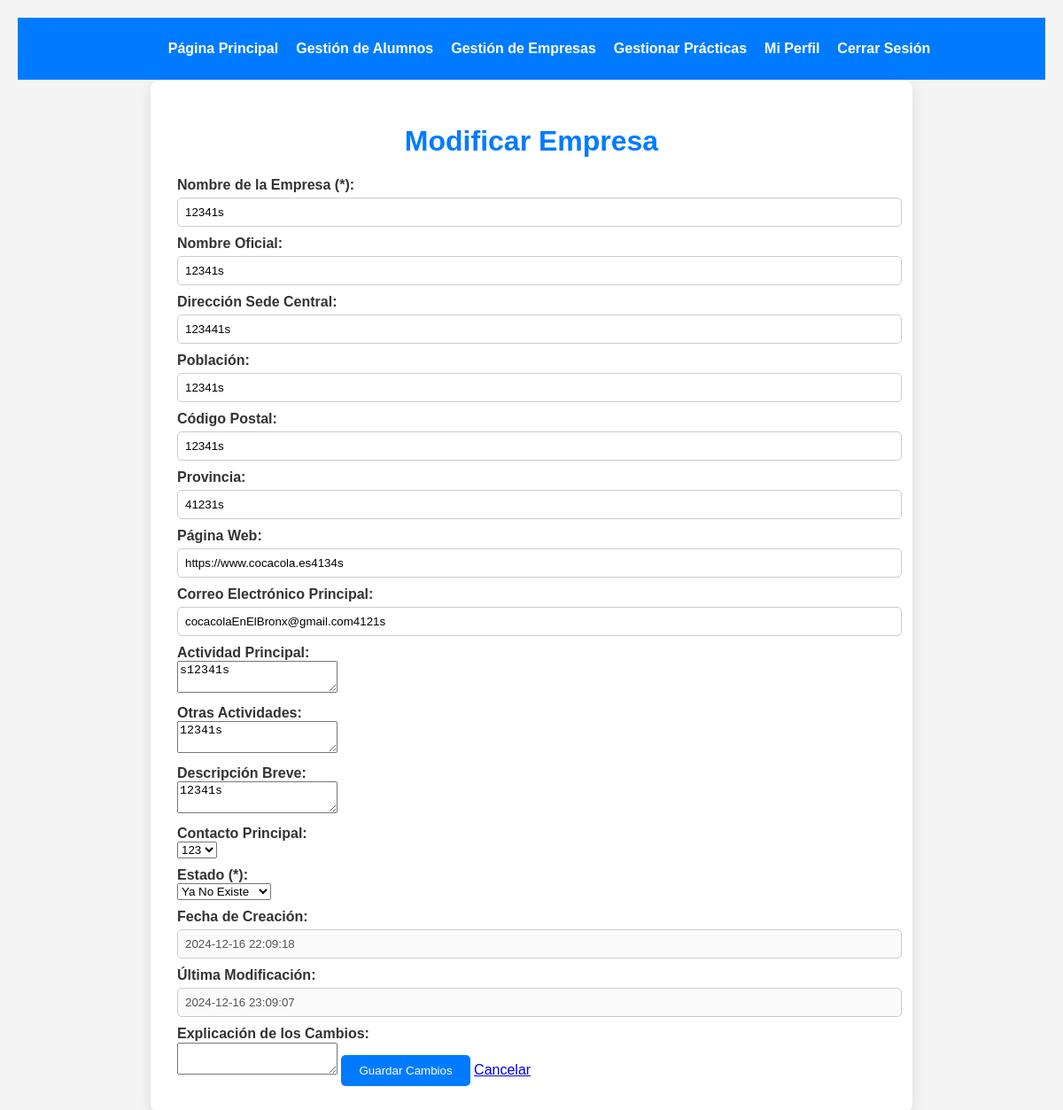
The page /modificarEmpresa.php?id=7 (signed in) on the database its author committed.
### tables this page shows
CREATE TABLE `empresas` (
  `id` int(11) NOT NULL AUTO_INCREMENT,
  `nombre` varchar(100) NOT NULL,
  `email` varchar(100) DEFAULT NULL,
  `telefono` varchar(15) DEFAULT NULL,
  `estado` enum('interesada','no_interesada','ya_no_existe') DEFAULT 'interesada',
  `creado_por` int(11) NOT NULL,
  `modificado_por` int(11) DEFAULT NULL,
  `fecha_creacion` timestamp NOT NULL DEFAULT current_timestamp(),
  `fecha_modificacion` timestamp NOT NULL DEFAULT current_timestamp() ON UPDATE current_timestamp(),
  `nombre_oficial` varchar(255) DEFAULT NULL,
  `direccion_sede_central` varchar(255) DEFAULT NULL,
  `poblacion` varchar(255) DEFAULT NULL,
  `codigo_postal` varchar(10) DEFAULT NULL,
  `provincia` varchar(255) DEFAULT NULL,
  `web` varchar(255) DEFAULT NULL,
  `correo_electronico_principal` varchar(255) DEFAULT NULL,
  `actividad_principal` text DEFAULT NULL,
  `otras_actividades` text DEFAULT NULL,
  `descripcion_breve` text DEFAULT NULL,
  `contacto_principal` int(11) DEFAULT NULL,
  PRIMARY KEY (`id`),
  KEY `FK_contacto_principal` (`contacto_principal`),
  CONSTRAINT `FK_contacto_principal` FOREIGN KEY (`contacto_principal`) REFERENCES `contactos_empresas` (`id`) ON DELETE SET NULL
);

### modificarEmpresa.php (the view, shortened to what this page needs)
<?php
include './includes/dbConnection.php';
$empresaId = $_GET['id'];
$sql = "SELECT nombre, nombre_oficial, direccion_sede_central, poblacion, codigo_postal, provincia, web, correo_electronico_principal, actividad_principal, otras_actividades, descripcion_breve, contacto_principal, estado, fecha_creacion, fecha_modificacion
        FROM empresas WHERE id = ?";
$stmt = $conn->prepare($sql);
$stmt->bind_param("i", $empresaId);
$stmt->execute();
$stmt->bind_result($nombre, $nombre_oficial, $direccion_sede_central, $poblacion, $codigo_postal, $provincia, $web, $correo_electronico_principal, $actividad_principal, $otras_actividades, $descripcion_breve, $contacto_principal, $estado, $fecha_creacion, $fecha_modificacion);
?>
<!DOCTYPE html>
<html lang="es">
<head>
    <link rel="stylesheet" href="./assets/css/main.css">
    <link rel="stylesheet" href="./assets/css/header.css">
    <link rel="stylesheet" href="./assets/css/popups.css">
</head>
<body>
    <?php include './includes/header.php'; ?>
    <div class="container">
        <h1>Modificar Empresa</h1>
        <form action="./functions/updateEmpresa.php" method="POST">
    <label for="nombre">Nombre de la Empresa (*):</label>
    <input type="text" id="nombre" name="nombre" value="<?php echo htmlspecialchars($nombre); ?>" required>
    <label for="nombre_oficial">Nombre Oficial:</label>
    <input type="text" id="nombre_oficial" name="nombre_oficial" value="<?php echo htmlspecialchars($nombre_oficial); ?>">
    <label for="direccion_sede_central">Dirección Sede Central:</label>
    <input type="text" id="direccion_sede_central" name="direccion_sede_central" value="<?php echo htmlspecialchars($direccion_sede_central); ?>">
    <label for="poblacion">Población:</label>
    <input type="text" id="poblacion" name="poblacion" value="<?php echo htmlspecialchars($poblacion); ?>">
    <label for="codigo_postal">Código Postal:</label>
    <input type="text" id="codigo_postal" name="codigo_postal" value="<?php echo htmlspecialchars($codigo_postal); ?>">
    <label for="provincia">Provincia:</label>
    <input type="text" id="provincia" name="provincia" value="<?php echo htmlspecialchars($provincia); ?>">
    <label for="web">Página Web:</label>
    <input type="url" id="web" name="web" value="<?php echo htmlspecialchars($web); ?>">
    <label for="correo_electronico_principal">Correo Electrónico Principal:</label>
    <input type="email" id="correo_electronico_principal" name="correo_electronico_principal" value="<?php echo htmlspecialchars($correo_electronico_principal); ?>">
    <label for="actividad_principal">Actividad Principal:</label>
    <textarea id="actividad_principal" name="actividad_principal"><?php echo htmlspecialchars($actividad_principal); ?></textarea>
    <label for="otras_actividades">Otras Actividades:</label>
    <textarea id="otras_actividades" name="otras_actividades"><?php echo htmlspecialchars($otras_actividades); ?></textarea>
    <label for="descripcion_breve">Descripción Breve:</label>
    <textarea id="descripcion_breve" name="descripcion_breve"><?php echo htmlspecialchars($descripcion_breve); ?></textarea>
    <label for="contacto_principal">Contacto Principal:</label>
    <select id="contacto_principal" name="contacto_principal">
        <?php
        $result_contactos = $conn->query("SELECT id, nombre FROM contactos_empresas");
        while ($row_contacto = $result_contactos->fetch_assoc()) {
            $nombre_contacto = strip_tags($row_contacto['nombre']);
            $selected = ($row_contacto['id'] == $contacto_principal) ? 'selected' : '';
            echo "<option value='" . htmlspecialchars($row_contacto['id']) . "' $selected>" . htmlspecialchars($nombre_contacto) . "</option>";
        }
        ?>
    </select>
    <label for="estado">Estado (*):</label>
    <select id="estado" name="estado" required>
        <option value="ya_no_existe" <?php echo ($estado == 'ya_no_existe') ? 'selected' : ''; ?>>Ya No Existe</option>
    </select>
    <label>Fecha de Creación:</label>
    <input type="text" value="<?php echo htmlspecialchars($fecha_creacion); ?>" disabled>
    <label>Última Modificación:</label>
    <input type="text" value="<?php echo htmlspecialchars($fecha_modificacion); ?>" disabled>
    <label for="explicacion">Explicación de los Cambios:</label>
    <textarea id="explicacion" name="explicacion" required></textarea>
    <button type="submit" class="button">Guardar Cambios</button>
    <a href="gestionarEmpresas.php" class="button">Cancelar</a>
</form>
    </div>
</body>
</html>

### includes/header.php
<header>
    <nav class="navbar">
        <ul>
            <li><a href="./main.php">Página Principal</a></li>
            <li><a href="./gestionarAlumnos.php">Gestión de Alumnos</a></li>
            <li><a href="./gestionarEmpresas.php">Gestión de Empresas</a></li>
            <li><a href="./enviarPracticas.php">Gestionar Prácticas</a></li>
            <li><a href="./miPerfil.php">Mi Perfil</a></li>
            <li><a href="./functions/logout.php">Cerrar Sesión</a></li>
        </ul>
    </nav>
</header>

### assets/css/main.css (style rules this page uses)
body { font-family: Arial, sans-serif; background-color: #f4f4f4; color: #333; margin: 0; padding: 20px; }
.container { max-width: 800px; margin: 0 auto; background-color: #ffffff; padding: 30px; border-radius: 10px; box-shadow: 0 4px 15px rgba(0, 0, 0, 0.1); }
h1 { text-align: center; color: #007BFF; }
label { display: block; font-weight: bold; margin-top: 10px; }
input { width: 100%; padding: 8px; margin-top: 5px; border: 1px solid #ccc; border-radius: 5px; }
button { margin-top: 15px; padding: 10px 20px; background-color: #007BFF; color: #fff; border: none; border-radius: 5px; cursor: pointer; transition: background-color 0.3s; }

### assets/css/header.css (style rules this page uses)
header { background-color: #007BFF; padding: 10px 20px; color: white; }
.navbar { display: flex; justify-content: space-around; list-style-type: none; margin: 0; padding: 0; }
.navbar ul { display: flex; gap: 20px; }
.navbar li { list-style: none; }
.navbar a { color: white; text-decoration: none; font-weight: bold; transition: color 0.3s; }

### rows shown on the page
empresas: nombre "12341s", nombre_oficial "12341s", direccion_sede_central "123441s", poblacion "12341s", codigo_postal "12341s", provincia "41231s", web "https://www.cocacola.es4134s", correo_electronico_principal "cocacolaEnElBronx@gmail.com4121s", actividad_principal "s12341s", otras_actividades "12341s", descripcion_breve "12341s", estado "Ya No Existe", fecha_creacion "2024-12-16 22:09:18", fecha_modificacion "2024-12-16 23:09:07"

### other values the page prints
form field contacto_principal "123"
